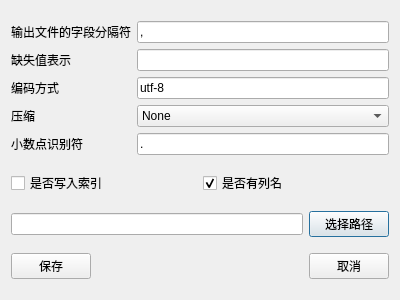
<?xml version="1.0" encoding="UTF-8"?>
<ui version="4.0">
 <class>Dialog</class>
 <widget class="QDialog" name="Dialog">
  <property name="geometry">
   <rect>
    <x>0</x>
    <y>0</y>
    <width>400</width>
    <height>300</height>
   </rect>
  </property>
  <property name="windowTitle">
   <string>保存</string>
  </property>
  <layout class="QGridLayout" name="gridLayout">
   <item row="3" column="0" colspan="2">
    <layout class="QHBoxLayout" name="horizontalLayout_2">
     <item>
      <widget class="QLineEdit" name="lineEdit_file"/>
     </item>
     <item>
      <widget class="QPushButton" name="file_Btn">
       <property name="text">
        <string>选择路径</string>
       </property>
      </widget>
     </item>
    </layout>
   </item>
   <item row="0" column="0" colspan="2">
    <layout class="QHBoxLayout" name="horizontalLayout">
     <item>
      <layout class="QVBoxLayout" name="verticalLayout">
       <item>
        <widget class="QLabel" name="label">
         <property name="text">
          <string>输出文件的字段分隔符</string>
         </property>
         <property name="buddy">
          <cstring>lineEdit_sep</cstring>
         </property>
        </widget>
       </item>
       <item>
        <widget class="QLabel" name="label_2">
         <property name="text">
          <string>缺失值表示</string>
         </property>
         <property name="buddy">
          <cstring>lineEdit_na_rep</cstring>
         </property>
        </widget>
       </item>
       <item>
        <widget class="QLabel" name="label_3">
         <property name="text">
          <string>编码方式</string>
         </property>
         <property name="buddy">
          <cstring>lineEdit_encoding</cstring>
         </property>
        </widget>
       </item>
       <item>
        <widget class="QLabel" name="label_4">
         <property name="sizePolicy">
          <sizepolicy hsizetype="Preferred" vsizetype="Preferred">
           <horstretch>0</horstretch>
           <verstretch>0</verstretch>
          </sizepolicy>
         </property>
         <property name="text">
          <string>压缩</string>
         </property>
         <property name="buddy">
          <cstring>comboBox_compression</cstring>
         </property>
        </widget>
       </item>
       <item>
        <widget class="QLabel" name="label_5">
         <property name="text">
          <string>小数点识别符</string>
         </property>
         <property name="buddy">
          <cstring>lineEdit_decimal</cstring>
         </property>
        </widget>
       </item>
      </layout>
     </item>
     <item>
      <layout class="QVBoxLayout" name="verticalLayout_2">
       <item>
        <widget class="QLineEdit" name="lineEdit_sep">
         <property name="text">
          <string>,</string>
         </property>
        </widget>
       </item>
       <item>
        <widget class="QLineEdit" name="lineEdit_na_rep"/>
       </item>
       <item>
        <widget class="QLineEdit" name="lineEdit_encoding">
         <property name="text">
          <string>utf-8</string>
         </property>
        </widget>
       </item>
       <item>
        <widget class="QComboBox" name="comboBox_compression">
         <property name="sizePolicy">
          <sizepolicy hsizetype="Expanding" vsizetype="Fixed">
           <horstretch>0</horstretch>
           <verstretch>0</verstretch>
          </sizepolicy>
         </property>
         <item>
          <property name="text">
           <string>None</string>
          </property>
         </item>
         <item>
          <property name="text">
           <string>gzip</string>
          </property>
         </item>
         <item>
          <property name="text">
           <string>bz2</string>
          </property>
         </item>
         <item>
          <property name="text">
           <string>zip</string>
          </property>
         </item>
         <item>
          <property name="text">
           <string>xz</string>
          </property>
         </item>
        </widget>
       </item>
       <item>
        <widget class="QLineEdit" name="lineEdit_decimal">
         <property name="text">
          <string>.</string>
         </property>
        </widget>
       </item>
      </layout>
     </item>
    </layout>
   </item>
   <item row="4" column="0" colspan="2">
    <layout class="QHBoxLayout" name="horizontalLayout_7">
     <item>
      <widget class="QPushButton" name="save_Btn">
       <property name="text">
        <string>保存</string>
       </property>
      </widget>
     </item>
     <item>
      <spacer name="horizontalSpacer">
       <property name="orientation">
        <enum>Qt::Horizontal</enum>
       </property>
       <property name="sizeHint" stdset="0">
        <size>
         <width>160</width>
         <height>20</height>
        </size>
       </property>
      </spacer>
     </item>
     <item>
      <widget class="QPushButton" name="Cancel_Btn">
       <property name="text">
        <string>取消</string>
       </property>
      </widget>
     </item>
    </layout>
   </item>
   <item row="2" column="0">
    <widget class="QCheckBox" name="checkBox_index">
     <property name="text">
      <string>是否写入索引</string>
     </property>
     <property name="checked">
      <bool>false</bool>
     </property>
    </widget>
   </item>
   <item row="2" column="1">
    <widget class="QCheckBox" name="checkBox_header">
     <property name="text">
      <string>是否有列名</string>
     </property>
     <property name="checked">
      <bool>true</bool>
     </property>
    </widget>
   </item>
  </layout>
 </widget>
 <resources/>
 <connections/>
</ui>
